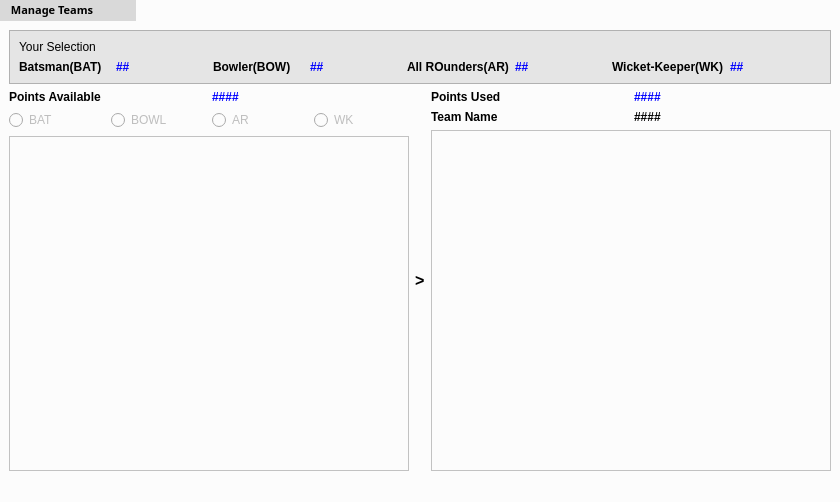
<?xml version="1.0" encoding="UTF-8"?>
<ui version="4.0">
 <class>MainWindow</class>
 <widget class="QMainWindow" name="MainWindow">
  <property name="geometry">
   <rect>
    <x>0</x>
    <y>0</y>
    <width>840</width>
    <height>502</height>
   </rect>
  </property>
  <property name="windowTitle">
   <string>Fantasy Cricket Game</string>
  </property>
  <property name="styleSheet">
   <string notr="true">background-color:#fcfcfc</string>
  </property>
  <widget class="QWidget" name="centralwidget">
   <layout class="QVBoxLayout" name="verticalLayout_4">
    <item>
     <widget class="QFrame" name="frame">
      <property name="enabled">
       <bool>true</bool>
      </property>
      <property name="styleSheet">
       <string notr="true">background-color:#e5e5e5</string>
      </property>
      <property name="frameShape">
       <enum>QFrame::StyledPanel</enum>
      </property>
      <property name="frameShadow">
       <enum>QFrame::Raised</enum>
      </property>
      <layout class="QVBoxLayout" name="verticalLayout">
       <item>
        <widget class="QLabel" name="label">
         <property name="font">
          <font>
           <weight>50</weight>
           <bold>false</bold>
          </font>
         </property>
         <property name="text">
          <string>Your Selection</string>
         </property>
        </widget>
       </item>
       <item>
        <layout class="QHBoxLayout" name="horizontalLayout">
         <item>
          <widget class="QLabel" name="label_3">
           <property name="font">
            <font>
             <weight>75</weight>
             <bold>true</bold>
            </font>
           </property>
           <property name="text">
            <string>Batsman(BAT)</string>
           </property>
          </widget>
         </item>
         <item>
          <widget class="QLabel" name="BAT_CNT">
           <property name="font">
            <font>
             <weight>75</weight>
             <italic>false</italic>
             <bold>true</bold>
            </font>
           </property>
           <property name="styleSheet">
            <string notr="true">color:blue</string>
           </property>
           <property name="text">
            <string>##</string>
           </property>
          </widget>
         </item>
         <item>
          <widget class="QLabel" name="label_7">
           <property name="font">
            <font>
             <weight>75</weight>
             <bold>true</bold>
            </font>
           </property>
           <property name="text">
            <string>Bowler(BOW)</string>
           </property>
          </widget>
         </item>
         <item>
          <widget class="QLabel" name="BOWL_CNT">
           <property name="font">
            <font>
             <weight>75</weight>
             <italic>false</italic>
             <bold>true</bold>
            </font>
           </property>
           <property name="styleSheet">
            <string notr="true">color:blue</string>
           </property>
           <property name="text">
            <string>##</string>
           </property>
          </widget>
         </item>
         <item>
          <widget class="QLabel" name="label_5">
           <property name="font">
            <font>
             <weight>75</weight>
             <bold>true</bold>
            </font>
           </property>
           <property name="text">
            <string>All ROunders(AR)</string>
           </property>
          </widget>
         </item>
         <item>
          <widget class="QLabel" name="AR_CNT">
           <property name="font">
            <font>
             <weight>75</weight>
             <italic>false</italic>
             <bold>true</bold>
            </font>
           </property>
           <property name="styleSheet">
            <string notr="true">color:blue</string>
           </property>
           <property name="text">
            <string>##</string>
           </property>
          </widget>
         </item>
         <item>
          <widget class="QLabel" name="label_8">
           <property name="font">
            <font>
             <weight>75</weight>
             <bold>true</bold>
            </font>
           </property>
           <property name="text">
            <string>Wicket-Keeper(WK)</string>
           </property>
          </widget>
         </item>
         <item>
          <widget class="QLabel" name="WK_CNT">
           <property name="font">
            <font>
             <weight>75</weight>
             <italic>false</italic>
             <bold>true</bold>
            </font>
           </property>
           <property name="styleSheet">
            <string notr="true">color:blue</string>
           </property>
           <property name="text">
            <string>##</string>
           </property>
          </widget>
         </item>
        </layout>
       </item>
      </layout>
     </widget>
    </item>
    <item>
     <layout class="QHBoxLayout" name="horizontalLayout_6">
      <item>
       <layout class="QVBoxLayout" name="verticalLayout_2">
        <item>
         <layout class="QHBoxLayout" name="horizontalLayout_3">
          <item>
           <widget class="QLabel" name="label_11">
            <property name="font">
             <font>
              <weight>75</weight>
              <bold>true</bold>
             </font>
            </property>
            <property name="text">
             <string>Points Available</string>
            </property>
           </widget>
          </item>
          <item>
           <widget class="QLabel" name="P_AVAIL">
            <property name="font">
             <font>
              <weight>75</weight>
              <italic>false</italic>
              <bold>true</bold>
             </font>
            </property>
            <property name="styleSheet">
             <string notr="true">color:blue</string>
            </property>
            <property name="text">
             <string>####</string>
            </property>
           </widget>
          </item>
         </layout>
        </item>
        <item>
         <layout class="QHBoxLayout" name="horizontalLayout_2">
          <item>
           <widget class="QRadioButton" name="BAT">
            <property name="enabled">
             <bool>false</bool>
            </property>
            <property name="text">
             <string>BAT</string>
            </property>
           </widget>
          </item>
          <item>
           <widget class="QRadioButton" name="BOWL">
            <property name="enabled">
             <bool>false</bool>
            </property>
            <property name="text">
             <string>BOWL</string>
            </property>
           </widget>
          </item>
          <item>
           <widget class="QRadioButton" name="AR">
            <property name="enabled">
             <bool>false</bool>
            </property>
            <property name="text">
             <string>AR</string>
            </property>
           </widget>
          </item>
          <item>
           <widget class="QRadioButton" name="WK">
            <property name="enabled">
             <bool>false</bool>
            </property>
            <property name="text">
             <string>WK</string>
            </property>
           </widget>
          </item>
         </layout>
        </item>
        <item>
         <widget class="QListWidget" name="A_LIST">
          <property name="enabled">
           <bool>false</bool>
          </property>
          <property name="styleSheet">
           <string notr="true"/>
          </property>
         </widget>
        </item>
       </layout>
      </item>
      <item>
       <widget class="QLabel" name="label_14">
        <property name="font">
         <font>
          <pointsize>12</pointsize>
          <weight>75</weight>
          <bold>true</bold>
         </font>
        </property>
        <property name="text">
         <string>&gt;</string>
        </property>
       </widget>
      </item>
      <item>
       <layout class="QVBoxLayout" name="verticalLayout_3">
        <item>
         <layout class="QHBoxLayout" name="horizontalLayout_4">
          <item>
           <widget class="QLabel" name="label_13">
            <property name="font">
             <font>
              <weight>75</weight>
              <bold>true</bold>
             </font>
            </property>
            <property name="text">
             <string>Points Used</string>
            </property>
           </widget>
          </item>
          <item>
           <widget class="QLabel" name="P_USED">
            <property name="font">
             <font>
              <weight>75</weight>
              <italic>false</italic>
              <bold>true</bold>
             </font>
            </property>
            <property name="styleSheet">
             <string notr="true">color:blue</string>
            </property>
            <property name="text">
             <string>####</string>
            </property>
           </widget>
          </item>
         </layout>
        </item>
        <item>
         <layout class="QHBoxLayout" name="horizontalLayout_5">
          <item>
           <widget class="QLabel" name="label_15">
            <property name="font">
             <font>
              <weight>75</weight>
              <bold>true</bold>
             </font>
            </property>
            <property name="text">
             <string>Team Name</string>
            </property>
           </widget>
          </item>
          <item>
           <widget class="QLabel" name="T_NAME">
            <property name="font">
             <font>
              <weight>75</weight>
              <bold>true</bold>
             </font>
            </property>
            <property name="styleSheet">
             <string notr="true">c</string>
            </property>
            <property name="text">
             <string>####</string>
            </property>
           </widget>
          </item>
         </layout>
        </item>
        <item>
         <widget class="QListWidget" name="S_LIST"/>
        </item>
       </layout>
      </item>
     </layout>
    </item>
   </layout>
  </widget>
  <widget class="QMenuBar" name="menubar">
   <property name="geometry">
    <rect>
     <x>0</x>
     <y>0</y>
     <width>136</width>
     <height>24</height>
    </rect>
   </property>
   <property name="maximumSize">
    <size>
     <width>136</width>
     <height>16777215</height>
    </size>
   </property>
   <property name="font">
    <font>
     <family>Arial Black</family>
     <pointsize>8</pointsize>
     <weight>75</weight>
     <bold>true</bold>
    </font>
   </property>
   <property name="focusPolicy">
    <enum>Qt::WheelFocus</enum>
   </property>
   <property name="styleSheet">
    <string notr="true">background-color:rgb(217, 217, 217)</string>
   </property>
   <property name="defaultUp">
    <bool>false</bool>
   </property>
   <property name="nativeMenuBar">
    <bool>true</bool>
   </property>
   <widget class="QMenu" name="menuManage_Teams">
    <property name="font">
     <font>
      <family>Arial Black</family>
      <pointsize>8</pointsize>
      <weight>75</weight>
      <bold>true</bold>
     </font>
    </property>
    <property name="title">
     <string>Manage Teams</string>
    </property>
    <addaction name="actionNew_Team"/>
    <addaction name="actionOpen_Team"/>
    <addaction name="actionSave_Team"/>
    <addaction name="actionEvaluate_Team"/>
   </widget>
   <addaction name="menuManage_Teams"/>
  </widget>
  <widget class="QStatusBar" name="statusbar"/>
  <action name="actionNew_Team">
   <property name="text">
    <string>New Team</string>
   </property>
  </action>
  <action name="actionOpen_Team">
   <property name="text">
    <string>Open Team</string>
   </property>
  </action>
  <action name="actionSave_Team">
   <property name="enabled">
    <bool>false</bool>
   </property>
   <property name="text">
    <string>Save Team</string>
   </property>
  </action>
  <action name="actionEvaluate_Team">
   <property name="text">
    <string>Evaluate Team</string>
   </property>
   <property name="font">
    <font>
     <family>Arial Black</family>
     <weight>75</weight>
     <bold>true</bold>
    </font>
   </property>
  </action>
 </widget>
 <resources/>
 <connections/>
</ui>
